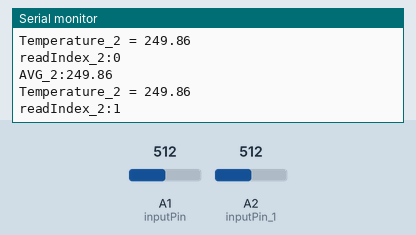
Bench run of a sketch on a simulated Arduino Uno, built with avr-gcc and run on an emulated ATmega328P. On the bench: the last lines printed to the serial monitor. The inputs (shaded band) are chosen by the test bench; at power-on: A1 (inputPin) = 512, A2 (inputPin_1) = 512.

Above: at 8.2 s.
8.3 s: A1 (inputPin) set to 212
At 8.6 s:
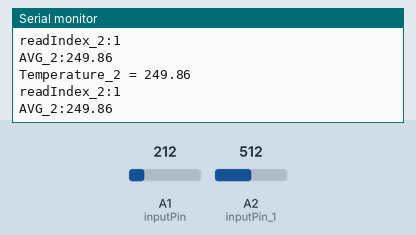
14.3 s: A1 (inputPin) set to 195
At 15.6 s:
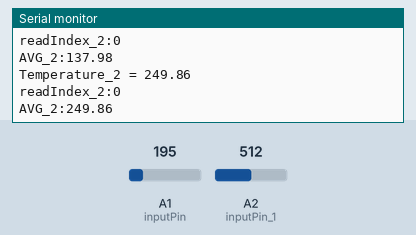
Timing chart, 0 to 17.3 s (numbered marks = the images above; inputs shaded):
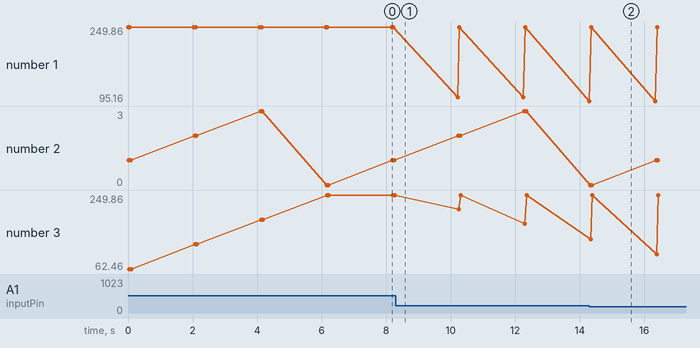

Measured:
- after the input at 14.3 s, the serial monitor: prints a new line at once (image 2)

The sketch:

Avg.ino
```cpp
const int numReadings = 4;
float readings[numReadings];      // the readings from the analog input
int readIndex = 0;              // the index of the current reading
float total = 0;                  // the running total
float average = 0;                // the average
int temp_adc_val;
int inputPin = A1;
float temp_val;

const int numReadings_1 = 4;
float readings_1[numReadings_1];      // the readings from the analog input
int readIndex_1 = 0;              // the index of the current reading
float total_1 = 0;                  // the running total
float average_1 = 0;                // the average
int temp_adc_val_1;
int inputPin_1 = A2;
float temp_val_1;

void setup() {
  // initialize serial communication with computer:
  Serial.begin(9600);
  // initialize all the readings to 0:
  for (int thisReading = 0; thisReading < numReadings; thisReading++) {
    readings[thisReading] = 0;
  }

}
void Avg_LM35_1(){
                                                                                      //  TEMP VALUE 1
  temp_adc_val = analogRead(inputPin);  /* Read Temperature */
  temp_val = (temp_adc_val * 4.88); /* Convert adc value to equivalent voltage */
  temp_val = (temp_val/10); /* LM35 gives output of 10mv/°C */
  // subtract the last reading:
  total = total - readings[readIndex];
  // read from the sensor:
  readings[readIndex] = temp_val;
  // add the reading to the total:
  total = total + readings[readIndex];
  // advance to the next position in the array:
  readIndex = readIndex + 1;
  if (readIndex >= numReadings) {
     readIndex = 0;
  }
  average = total / numReadings;
  print_value_1(temp_val,readIndex,average);
  delay(1);        // delay in between reads for stability
}
void Avg_LM35_2(){
                                                                               // Temp Value 2
  temp_adc_val_1 = analogRead(inputPin_1);
  temp_val_1 = (temp_adc_val_1 * 4.88);
  temp_val_1 = (temp_val_1/10);
  total_1 = total_1 - readings_1[readIndex_1];
  // read from the sensor:
  readings_1[readIndex_1] = temp_val_1;
  // add the reading to the total:
  total_1 = total_1 + readings_1[readIndex_1];
  // advance to the next position in the array:
  readIndex_1 = readIndex_1 + 1;
  if (readIndex_1 >= numReadings_1) {
    readIndex_1 = 0;
  }
  average_1 = total_1 / numReadings_1;

  print_value_1(temp_val_1,readIndex_1,average_1);
  delay(1);
}
void print_value(float temp_1, int readIn_1,float Avg_1){
  Serial.print("Temperature_2 = ");
  Serial.println(temp_1);
  Serial.print("readIndex_2:");
  Serial.println(readIn_1);
  Serial.print("AVG_2:");
  Serial.println(Avg_1);
}
void print_value_1(float temp_2, int readIn_2,float Avg_2){
  Serial.print("Temperature_2 = ");
  Serial.println(temp_2);
  Serial.print("readIndex_2:");
  Serial.println(readIn_2);
  Serial.print("AVG_2:");
  Serial.println(Avg_2);
}
void loop() {
  Avg_LM35_1();
  Avg_LM35_2();
  delay(2000);
}
```
